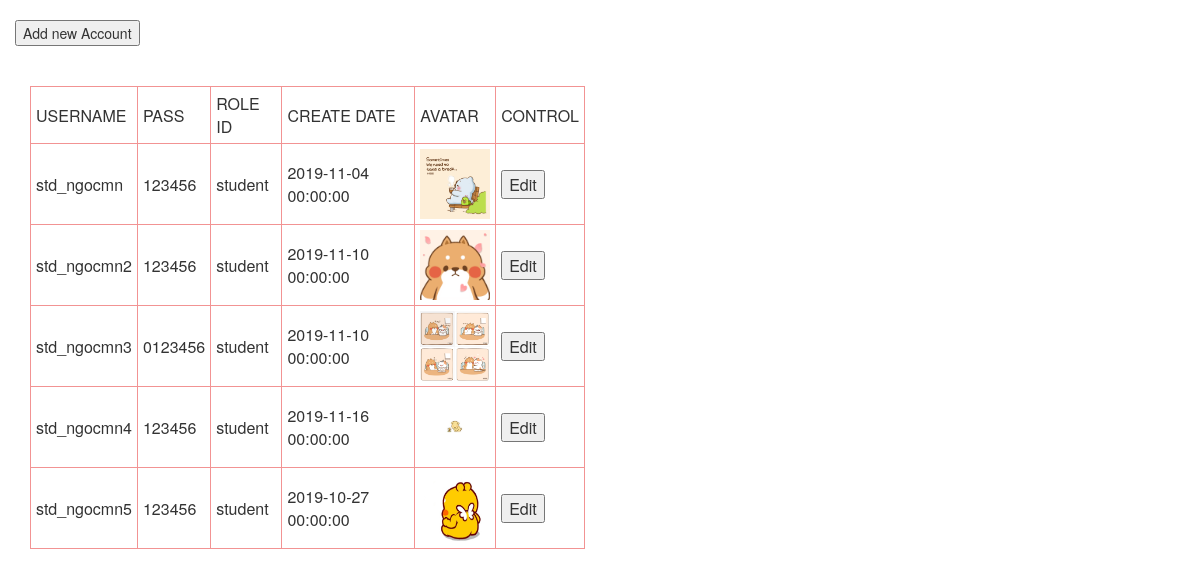
The page /admin/modules/course/formAddAccount.php on the database its author committed.
### tables this page shows
CREATE TABLE `account` (
  `username` char(20) NOT NULL,
  `PASS` varchar(20) DEFAULT NULL,
  `role_id` char(20) DEFAULT NULL,
  `create_date` datetime DEFAULT NULL,
  `AVATAR` varchar(100) DEFAULT NULL
);

### admin/modules/course/formAddAccount.php (the view, shortened to what this page needs)
<link rel="stylesheet" href="//netdna.bootstrapcdn.com/bootstrap/3.1.1/css/bootstrap.min.css">
<?php
    include('../connect.php');
    $sql2 = 'SELECT * FROM `account` WHERE 1';
    $result2 = $conn->query($sql2);
?>
<div class='container'>
    <div class= row>
        <br>
        <button name='btnAddAccount' onclick = 'addAccount()'>Add new Account</button>
    </div>
    <div class = row>
        <div class='col-md-6 account-info' id='account-info'>
             <br><br>
               <table>
                <tr>
                    <td>USERNAME</td>
                    <td>PASS</td>
                    <td>ROLE ID</td>
                    <td>CREATE DATE</td>
                    <td>AVATAR</td>
                    <td>CONTROL</td>
                </tr>
        <?php
        while ($row2 = $result2->fetch_assoc())
        {
            ?>
        <tr>
            <td><?php echo $row2['username'] ?></td>
            <td><?php echo $row2['PASS'] ?></td>
            <td><?php echo $row2['role_id'] ?></td>
            <td><?php echo $row2['create_date'] ?></td>
            <td><img src="../../modules/uploads/<?php echo $row2['AVATAR']?>" alt="avatar" width=70px, height=70px></td>
            <td>
                 <button  name='btnEditStudent'>Edit</button>
            </td>
        </tr>
        <?php
        } ?>
             </table>
        </div>
    <div class = col-md-1>
    </div>
    <div class = col-md-5>
        <br>
    </div>
</div>
</div>

### admin/modules/course/formAddAccount.php (style rules this page uses)
td { border: 1px solid #f29393; padding: 5px; max-width: max-content; }

### rows shown on the page
account: username "std_ngocmn", PASS "123456", role "student", create_date "2019-11-04 00:00:00", AVATAR (picture)
account: username "std_ngocmn2", PASS "123456", role "student", create_date "2019-11-10 00:00:00", AVATAR (picture)
account: username "std_ngocmn3", PASS "0123456", role "student", create_date "2019-11-10 00:00:00", AVATAR (picture)
account: username "std_ngocmn4", PASS "123456", role "student", create_date "2019-11-16 00:00:00", AVATAR (picture)
account: username "std_ngocmn5", PASS "123456", role "student", create_date "2019-10-27 00:00:00", AVATAR (picture)
